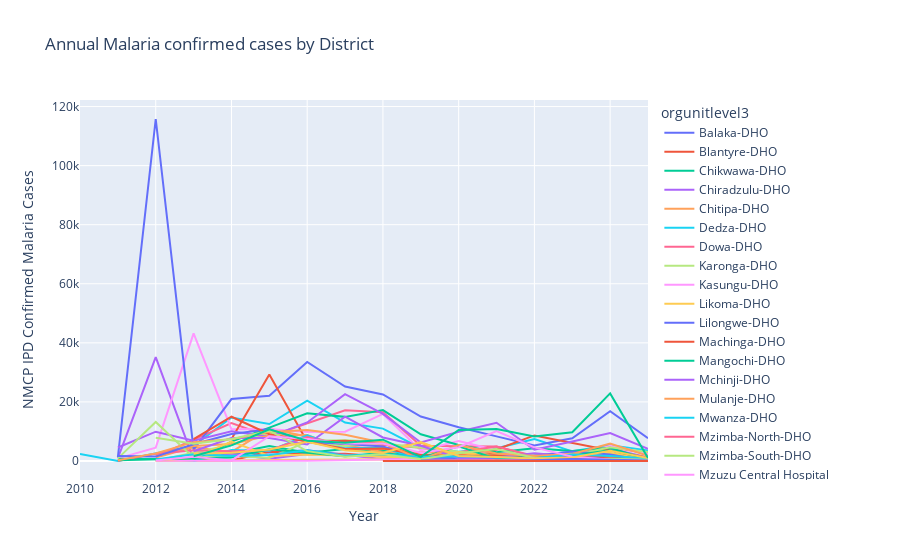

The code cell stored with this chart in its notebook:
### Code cell
import plotly.express as px

fig = px.line(district_yearly, x='Year', y='NMCP IPD Confirmed Malaria Cases', color='orgunitlevel3',
              title='Annual Malaria confirmed cases by District')
fig.show()

### Figure 1 — Plotly figure (JSON) as saved in the notebook; plotly's stock layout.template omitted (floating-point values rounded to 4 significant figures)
{"data": [{"hovertemplate": "orgunitlevel3=Balaka-DHO<br>Year=%{x}<br>NMCP IPD Confirmed Malaria Cases=%{y}<extra></extra>", "legendgroup": "Balaka-DHO", "line": {"color": "#636efa", "dash": "solid"}, "marker": {"symbol": "circle"}, "mode": "lines", "name": "Balaka-DHO", "orientation": "v", "showlegend": true, "type": "scatter", "x": [2013, 2014, 2015, 2016, 2017, 2018, 2019, 2020, 2021, 2022, 2023, 2024, 2025], "xaxis": "x", "y": [2606.0, 2568.0, 2876.0, 3622.0, 2146.0, 1970.0, 1992.0, 1326.0, 1112.0, 392.0, 794.0, 1288.0, 418.0], "yaxis": "y"}, {"hovertemplate": "orgunitlevel3=Blantyre-DHO<br>Year=%{x}<br>NMCP IPD Confirmed Malaria Cases=%{y}<extra></extra>", "legendgroup": "Blantyre-DHO", "line": {"color": "#EF553B", "dash": "solid"}, "marker": {"symbol": "circle"}, "mode": "lines", "name": "Blantyre-DHO", "orientation": "v", "showlegend": true, "type": "scatter", "x": [2013, 2014, 2015, 2016, 2017, 2018, 2019, 2020, 2021, 2022, 2023, 2024, 2025], "xaxis": "x", "y": [182.0, 182.0, 3174.0, 2278.0, 2430.0, 1544.0, 1692.0, 2200.0, 2748.0, 852.0, 1422.0, 1196.0, 472.0], "yaxis": "y"}, {"hovertemplate": "orgunitlevel3=Chikwawa-DHO<br>Year=%{x}<br>NMCP IPD Confirmed Malaria Cases=%{y}<extra></extra>", "legendgroup": "Chikwawa-DHO", "line": {"color": "#00cc96", "dash": "solid"}, "marker": {"symbol": "circle"}, "mode": "lines", "name": "Chikwawa-DHO", "orientation": "v", "showlegend": true, "type": "scatter", "x": [2013, 2014, 2015, 2016, 2017, 2018, 2019, 2020, 2021, 2022, 2023, 2024, 2025], "xaxis": "x", "y": [16.0, 2642.0, 5100.0, 2768.0, 4066.0, 3496.0, 1502.0, 1356.0, 1784.0, 374.0, 622.0, 710.0, 736.0], "yaxis": "y"}, {"hovertemplate": "orgunitlevel3=Chiradzulu-DHO<br>Year=%{x}<br>NMCP IPD Confirmed Malaria Cases=%{y}<extra></extra>", "legendgroup": "Chiradzulu-DHO", "line": {"color": "#ab63fa", "dash": "solid"}, "marker": {"symbol": "circle"}, "mode": "lines", "name": "Chiradzulu-DHO", "orientation": "v", "showlegend": true, "type": "scatter", "x": [2011, 2012, 2013, 2014, 2015, 2016, 2017, 2018, 2019, 2020, 2021, 2022, 2023, 2024, 2025], "xaxis": "x", "y": [958.0, 35160.0, 432.0, 2346.0, 794.0, 2402.0, 2086.0, 602.0, 1608.0, 1334.0, 1316.0, 452.0, 1728.0, 4214.0, 1134.0], "yaxis": "y"}, {"hovertemplate": "orgunitlevel3=Chitipa-DHO<br>Year=%{x}<br>NMCP IPD Confirmed Malaria Cases=%{y}<extra></extra>", "legendgroup": "Chitipa-DHO", "line": {"color": "#FFA15A", "dash": "solid"}, "marker": {"symbol": "circle"}, "mode": "lines", "name": "Chitipa-DHO", "orientation": "v", "showlegend": true, "type": "scatter", "x": [2012, 2013, 2014, 2015, 2016, 2017, 2018, 2019, 2020, 2021, 2022, 2023, 2024, 2025], "xaxis": "x", "y": [1178.0, 4630.0, 3080.0, 10930.0, 8280.0, 5354.0, 3062.0, 2984.0, 2606.0, 2008.0, 770.0, 1680.0, 1492.0, 1040.0], "yaxis": "y"}, {"hovertemplate": "orgunitlevel3=Dedza-DHO<br>Year=%{x}<br>NMCP IPD Confirmed Malaria Cases=%{y}<extra></extra>", "legendgroup": "Dedza-DHO", "line": {"color": "#19d3f3", "dash": "solid"}, "marker": {"symbol": "circle"}, "mode": "lines", "name": "Dedza-DHO", "orientation": "v", "showlegend": true, "type": "scatter", "x": [2010, 2011, 2013, 2014, 2015, 2016, 2017, 2018, 2019, 2020, 2021, 2022, 2023, 2024, 2025], "xaxis": "x", "y": [2416.0, 0.0, 5174.0, 14720.0, 12530.0, 20400.0, 13000.0, 10970.0, 4322.0, 3126.0, 4298.0, 7458.0, 3272.0, 5290.0, 3570.0], "yaxis": "y"}, {"hovertemplate": "orgunitlevel3=Dowa-DHO<br>Year=%{x}<br>NMCP IPD Confirmed Malaria Cases=%{y}<extra></extra>", "legendgroup": "Dowa-DHO", "line": {"color": "#FF6692", "dash": "solid"}, "marker": {"symbol": "circle"}, "mode": "lines", "name": "Dowa-DHO", "orientation": "v", "showlegend": true, "type": "scatter", "x": [2012, 2013, 2014, 2015, 2016, 2017, 2018, 2019, 2020, 2021, 2022, 2023, 2024, 2025], "xaxis": "x", "y": [1564.0, 7168.0, 12830.0, 8280.0, 12810.0, 17140.0, 16490.0, 5126.0, 4986.0, 4884.0, 1460.0, 1660.0, 4708.0, 2552.0], "yaxis": "y"}, {"hovertemplate": "orgunitlevel3=Karonga-DHO<br>Year=%{x}<br>NMCP IPD Confirmed Malaria Cases=%{y}<extra></extra>", "legendgroup": "Karonga-DHO", "line": {"color": "#B6E880", "dash": "solid"}, "marker": {"symbol": "circle"}, "mode": "lines", "name": "Karonga-DHO", "orientation": "v", "showlegend": true, "type": "scatter", "x": [2012, 2013, 2014, 2015, 2016, 2017, 2018, 2019, 2020, 2021, 2022, 2023, 2024, 2025], "xaxis": "x", "y": [54.0, 2796.0, 5532.0, 9634.0, 6876.0, 7048.0, 6502.0, 1024.0, 1050.0, 2234.0, 1910.0, 3072.0, 3580.0, 1130.0], "yaxis": "y"}, {"hovertemplate": "orgunitlevel3=Kasungu-DHO<br>Year=%{x}<br>NMCP IPD Confirmed Malaria Cases=%{y}<extra></extra>", "legendgroup": "Kasungu-DHO", "line": {"color": "#FF97FF", "dash": "solid"}, "marker": {"symbol": "circle"}, "mode": "lines", "name": "Kasungu-DHO", "orientation": "v", "showlegend": true, "type": "scatter", "x": [2011, 2012, 2013, 2014, 2015, 2016, 2017, 2018, 2019, 2020, 2021, 2022, 2023, 2024, 2025], "xaxis": "x", "y": [890.0, 4534.0, 43210.0, 10780.0, 10790.0, 9856.0, 9912.0, 15940.0, 3550.0, 6720.0, 3626.0, 1134.0, 1494.0, 5146.0, 2620.0], "yaxis": "y"}, {"hovertemplate": "orgunitlevel3=Likoma-DHO<br>Year=%{x}<br>NMCP IPD Confirmed Malaria Cases=%{y}<extra></extra>", "legendgroup": "Likoma-DHO", "line": {"color": "#FECB52", "dash": "solid"}, "marker": {"symbol": "circle"}, "mode": "lines", "name": "Likoma-DHO", "orientation": "v", "showlegend": true, "type": "scatter", "x": [2012, 2013, 2014, 2015, 2016, 2017, 2018, 2019, 2020, 2021, 2022, 2023, 2024, 2025], "xaxis": "x", "y": [24.0, 50.0, 116.0, 182.0, 384.0, 526.0, 552.0, 8.0, 54.0, 100.0, 18.0, 14.0, 106.0, 16.0], "yaxis": "y"}, {"hovertemplate": "orgunitlevel3=Lilongwe-DHO<br>Year=%{x}<br>NMCP IPD Confirmed Malaria Cases=%{y}<extra></extra>", "legendgroup": "Lilongwe-DHO", "line": {"color": "#636efa", "dash": "solid"}, "marker": {"symbol": "circle"}, "mode": "lines", "name": "Lilongwe-DHO", "orientation": "v", "showlegend": true, "type": "scatter", "x": [2011, 2012, 2013, 2014, 2015, 2016, 2017, 2018, 2019, 2020, 2021, 2022, 2023, 2024, 2025], "xaxis": "x", "y": [1308.0, 115800.0, 3840.0, 20980.0, 22120.0, 33560.0, 25210.0, 22520.0, 15070.0, 11430.0, 8346.0, 5262.0, 7678.0, 16840.0, 7704.0], "yaxis": "y"}, {"hovertemplate": "orgunitlevel3=Machinga-DHO<br>Year=%{x}<br>NMCP IPD Confirmed Malaria Cases=%{y}<extra></extra>", "legendgroup": "Machinga-DHO", "line": {"color": "#EF553B", "dash": "solid"}, "marker": {"symbol": "circle"}, "mode": "lines", "name": "Machinga-DHO", "orientation": "v", "showlegend": true, "type": "scatter", "x": [2014, 2015, 2016, 2017, 2018, 2019, 2020, 2021, 2022, 2023, 2024, 2025], "xaxis": "x", "y": [7410.0, 29300.0, 6536.0, 6846.0, 6074.0, 966.0, 2372.0, 3880.0, 8662.0, 6158.0, 3496.0, 1124.0], "yaxis": "y"}, {"hovertemplate": "orgunitlevel3=Mangochi-DHO<br>Year=%{x}<br>NMCP IPD Confirmed Malaria Cases=%{y}<extra></extra>", "legendgroup": "Mangochi-DHO", "line": {"color": "#00cc96", "dash": "solid"}, "marker": {"symbol": "circle"}, "mode": "lines", "name": "Mangochi-DHO", "orientation": "v", "showlegend": true, "type": "scatter", "x": [2011, 2012, 2013, 2014, 2015, 2016, 2017, 2018, 2019, 2020, 2021, 2022, 2023, 2024, 2025], "xaxis": "x", "y": [804.0, 702.0, 150.0, 6578.0, 11300.0, 16180.0, 14940.0, 17240.0, 9032.0, 5394.0, 2932.0, 4308.0, 3350.0, 4446.0, 432.0], "yaxis": "y"}, {"hovertemplate": "orgunitlevel3=Mchinji-DHO<br>Year=%{x}<br>NMCP IPD Confirmed Malaria Cases=%{y}<extra></extra>", "legendgroup": "Mchinji-DHO", "line": {"color": "#ab63fa", "dash": "solid"}, "marker": {"symbol": "circle"}, "mode": "lines", "name": "Mchinji-DHO", "orientation": "v", "showlegend": true, "type": "scatter", "x": [2011, 2012, 2013, 2014, 2015, 2016, 2017, 2018, 2019, 2020, 2021, 2022, 2023, 2024, 2025], "xaxis": "x", "y": [4562.0, 9928.0, 6890.0, 10100.0, 8178.0, 13050.0, 22620.0, 15970.0, 6276.0, 9872.0, 12940.0, 3792.0, 6634.0, 9462.0, 4096.0], "yaxis": "y"}, {"hovertemplate": "orgunitlevel3=Mulanje-DHO<br>Year=%{x}<br>NMCP IPD Confirmed Malaria Cases=%{y}<extra></extra>", "legendgroup": "Mulanje-DHO", "line": {"color": "#FFA15A", "dash": "solid"}, "marker": {"symbol": "circle"}, "mode": "lines", "name": "Mulanje-DHO", "orientation": "v", "showlegend": true, "type": "scatter", "x": [2012, 2013, 2014, 2015, 2016, 2017, 2018, 2019, 2020, 2021, 2022, 2023, 2024, 2025], "xaxis": "x", "y": [2004.0, 5060.0, 5732.0, 8608.0, 8844.0, 3988.0, 4062.0, 6178.0, 1982.0, 1266.0, 418.0, 500.0, 2642.0, 884.0], "yaxis": "y"}, {"hovertemplate": "orgunitlevel3=Mwanza-DHO<br>Year=%{x}<br>NMCP IPD Confirmed Malaria Cases=%{y}<extra></extra>", "legendgroup": "Mwanza-DHO", "line": {"color": "#19d3f3", "dash": "solid"}, "marker": {"symbol": "circle"}, "mode": "lines", "name": "Mwanza-DHO", "orientation": "v", "showlegend": true, "type": "scatter", "x": [2013, 2014, 2015, 2016, 2017, 2018, 2019, 2020, 2021, 2022, 2023, 2024, 2025], "xaxis": "x", "y": [0.0, 3726.0, 3418.0, 8670.0, 4282.0, 4588.0, 516.0, 1002.0, 1044.0, 166.0, 442.0, 130.0, 200.0], "yaxis": "y"}, {"hovertemplate": "orgunitlevel3=Mzimba-North-DHO<br>Year=%{x}<br>NMCP IPD Confirmed Malaria Cases=%{y}<extra></extra>", "legendgroup": "Mzimba-North-DHO", "line": {"color": "#FF6692", "dash": "solid"}, "marker": {"symbol": "circle"}, "mode": "lines", "name": "Mzimba-North-DHO", "orientation": "v", "showlegend": true, "type": "scatter", "x": [2011, 2012, 2013, 2014, 2015, 2016, 2017, 2018, 2019, 2020, 2021, 2022, 2023, 2024, 2025], "xaxis": "x", "y": [26.0, 2494.0, 3634.0, 3296.0, 3626.0, 8142.0, 5146.0, 5476.0, 4466.0, 2954.0, 4936.0, 1742.0, 1710.0, 1816.0, 794.0], "yaxis": "y"}, {"hovertemplate": "orgunitlevel3=Mzimba-South-DHO<br>Year=%{x}<br>NMCP IPD Confirmed Malaria Cases=%{y}<extra></extra>", "legendgroup": "Mzimba-South-DHO", "line": {"color": "#B6E880", "dash": "solid"}, "marker": {"symbol": "circle"}, "mode": "lines", "name": "Mzimba-South-DHO", "orientation": "v", "showlegend": true, "type": "scatter", "x": [2011, 2012, 2013, 2014, 2015, 2016, 2017, 2018, 2019, 2020, 2021, 2022, 2023, 2024, 2025], "xaxis": "x", "y": [880.0, 13230.0, 1136.0, 1788.0, 1020.0, 6544.0, 5084.0, 6012.0, 4508.0, 3078.0, 1798.0, 2192.0, 1836.0, 4674.0, 3050.0], "yaxis": "y"}, {"hovertemplate": "orgunitlevel3=Mzuzu Central Hospital<br>Year=%{x}<br>NMCP IPD Confirmed Malaria Cases=%{y}<extra></extra>", "legendgroup": "Mzuzu Central Hospital", "line": {"color": "#FF97FF", "dash": "solid"}, "marker": {"symbol": "circle"}, "mode": "lines", "name": "Mzuzu Central Hospital", "orientation": "v", "showlegend": true, "type": "scatter", "x": [2012, 2016, 2020, 2021, 2022, 2023, 2024, 2025], "xaxis": "x", "y": [79.0, 48.0, 940.0, 808.0, 790.0, 18.0, 18.0, 90.0], "yaxis": "y"}, {"hovertemplate": "orgunitlevel3=Neno-DHO<br>Year=%{x}<br>NMCP IPD Confirmed Malaria Cases=%{y}<extra></extra>", "legendgroup": "Neno-DHO", "line": {"color": "#FECB52", "dash": "solid"}, "marker": {"symbol": "circle"}, "mode": "lines", "name": "Neno-DHO", "orientation": "v", "showlegend": true, "type": "scatter", "x": [2012, 2013, 2014, 2015, 2016, 2017, 2018, 2019, 2020, 2021, 2022, 2023, 2024, 2025], "xaxis": "x", "y": [228.0, 956.0, 6578.0, 1694.0, 2232.0, 1910.0, 1612.0, 1112.0, 2950.0, 1458.0, 1266.0, 2280.0, 2722.0, 508.0], "yaxis": "y"}, {"hovertemplate": "orgunitlevel3=Nkhata-Bay-DHO<br>Year=%{x}<br>NMCP IPD Confirmed Malaria Cases=%{y}<extra></extra>", "legendgroup": "Nkhata-Bay-DHO", "line": {"color": "#636efa", "dash": "solid"}, "marker": {"symbol": "circle"}, "mode": "lines", "name": "Nkhata-Bay-DHO", "orientation": "v", "showlegend": true, "type": "scatter", "x": [2011, 2012, 2013, 2014, 2015, 2016, 2017, 2018, 2019, 2020, 2021, 2022, 2023, 2024, 2025], "xaxis": "x", "y": [1658.0, 1492.0, 5658.0, 9126.0, 10780.0, 6410.0, 5828.0, 4942.0, 1088.0, 1118.0, 910.0, 1764.0, 3190.0, 2182.0, 18.0], "yaxis": "y"}, {"hovertemplate": "orgunitlevel3=Nkhotakota-DHO<br>Year=%{x}<br>NMCP IPD Confirmed Malaria Cases=%{y}<extra></extra>", "legendgroup": "Nkhotakota-DHO", "line": {"color": "#EF553B", "dash": "solid"}, "marker": {"symbol": "circle"}, "mode": "lines", "name": "Nkhotakota-DHO", "orientation": "v", "showlegend": true, "type": "scatter", "x": [2013, 2014, 2015, 2016, 2017, 2018, 2019, 2020, 2021, 2022, 2023, 2024, 2025], "xaxis": "x", "y": [7402.0, 14990.0, 9068.0, 6578.0, 4044.0, 4204.0, 2078.0, 1642.0, 1920.0, 966.0, 902.0, 1534.0, 288.0], "yaxis": "y"}, {"hovertemplate": "orgunitlevel3=Nsanje-DHO<br>Year=%{x}<br>NMCP IPD Confirmed Malaria Cases=%{y}<extra></extra>", "legendgroup": "Nsanje-DHO", "line": {"color": "#00cc96", "dash": "solid"}, "marker": {"symbol": "circle"}, "mode": "lines", "name": "Nsanje-DHO", "orientation": "v", "showlegend": true, "type": "scatter", "x": [2011, 2012, 2013, 2014, 2015, 2016, 2017, 2018, 2019, 2020, 2021, 2022, 2023, 2024, 2025], "xaxis": "x", "y": [218.0, 524.0, 898.0, 1190.0, 3962.0, 2810.0, 1640.0, 2766.0, 1034.0, 4982.0, 686.0, 1500.0, 1842.0, 3658.0, 722.0], "yaxis": "y"}, {"hovertemplate": "orgunitlevel3=Ntcheu-DHO<br>Year=%{x}<br>NMCP IPD Confirmed Malaria Cases=%{y}<extra></extra>", "legendgroup": "Ntcheu-DHO", "line": {"color": "#ab63fa", "dash": "solid"}, "marker": {"symbol": "circle"}, "mode": "lines", "name": "Ntcheu-DHO", "orientation": "v", "showlegend": true, "type": "scatter", "x": [2013, 2014, 2015, 2016, 2017, 2018, 2019, 2020, 2021, 2022, 2023, 2024, 2025], "xaxis": "x", "y": [3280.0, 7808.0, 7780.0, 5598.0, 15020.0, 7960.0, 5134.0, 904.0, 1198.0, 2586.0, 1506.0, 490.0, 1198.0], "yaxis": "y"}, {"hovertemplate": "orgunitlevel3=Ntchisi-DHO<br>Year=%{x}<br>NMCP IPD Confirmed Malaria Cases=%{y}<extra></extra>", "legendgroup": "Ntchisi-DHO", "line": {"color": "#FFA15A", "dash": "solid"}, "marker": {"symbol": "circle"}, "mode": "lines", "name": "Ntchisi-DHO", "orientation": "v", "showlegend": true, "type": "scatter", "x": [2011, 2012, 2013, 2014, 2015, 2016, 2017, 2018, 2019, 2020, 2021, 2022, 2023, 2024, 2025], "xaxis": "x", "y": [254.0, 2578.0, 6380.0, 7400.0, 9854.0, 10490.0, 8910.0, 6168.0, 414.0, 5364.0, 2540.0, 1686.0, 2408.0, 5934.0, 1732.0], "yaxis": "y"}, {"hovertemplate": "orgunitlevel3=Phalombe-DHO<br>Year=%{x}<br>NMCP IPD Confirmed Malaria Cases=%{y}<extra></extra>", "legendgroup": "Phalombe-DHO", "line": {"color": "#19d3f3", "dash": "solid"}, "marker": {"symbol": "circle"}, "mode": "lines", "name": "Phalombe-DHO", "orientation": "v", "showlegend": true, "type": "scatter", "x": [2012, 2013, 2014, 2015, 2016, 2017, 2018, 2019, 2020, 2021, 2022, 2023, 2024, 2025], "xaxis": "x", "y": [542.0, 2310.0, 1728.0, 2048.0, 3598.0, 1782.0, 2268.0, 1372.0, 1628.0, 1262.0, 932.0, 2212.0, 1658.0, 820.0], "yaxis": "y"}, {"hovertemplate": "orgunitlevel3=Queen Elizabeth Central Hospital<br>Year=%{x}<br>NMCP IPD Confirmed Malaria Cases=%{y}<extra></extra>", "legendgroup": "Queen Elizabeth Central Hospital", "line": {"color": "#FF6692", "dash": "solid"}, "marker": {"symbol": "circle"}, "mode": "lines", "name": "Queen Elizabeth Central Hospital", "orientation": "v", "showlegend": true, "type": "scatter", "x": [2019, 2023], "xaxis": "x", "y": [223.0, 329.0], "yaxis": "y"}, {"hovertemplate": "orgunitlevel3=Rumphi-DHO<br>Year=%{x}<br>NMCP IPD Confirmed Malaria Cases=%{y}<extra></extra>", "legendgroup": "Rumphi-DHO", "line": {"color": "#B6E880", "dash": "solid"}, "marker": {"symbol": "circle"}, "mode": "lines", "name": "Rumphi-DHO", "orientation": "v", "showlegend": true, "type": "scatter", "x": [2012, 2013, 2014, 2015, 2016, 2017, 2018, 2019, 2020, 2021, 2022, 2023, 2024, 2025], "xaxis": "x", "y": [7896.0, 5810.0, 7428.0, 10260.0, 3332.0, 1430.0, 2250.0, 620.0, 2622.0, 4080.0, 1026.0, 212.0, 736.0, 386.0], "yaxis": "y"}, {"hovertemplate": "orgunitlevel3=Salima-DHO<br>Year=%{x}<br>NMCP IPD Confirmed Malaria Cases=%{y}<extra></extra>", "legendgroup": "Salima-DHO", "line": {"color": "#FF97FF", "dash": "solid"}, "marker": {"symbol": "circle"}, "mode": "lines", "name": "Salima-DHO", "orientation": "v", "showlegend": true, "type": "scatter", "x": [2012, 2013, 2014, 2015, 2016, 2017, 2018, 2019, 2020, 2021, 2022, 2023, 2024, 2025], "xaxis": "x", "y": [130.0, 1402.0, 188.0, 8380.0, 7466.0, 5962.0, 5940.0, 2788.0, 4656.0, 10150.0, 4602.0, 1418.0, 436.0, 34.0], "yaxis": "y"}, {"hovertemplate": "orgunitlevel3=Thyolo-DHO<br>Year=%{x}<br>NMCP IPD Confirmed Malaria Cases=%{y}<extra></extra>", "legendgroup": "Thyolo-DHO", "line": {"color": "#FECB52", "dash": "solid"}, "marker": {"symbol": "circle"}, "mode": "lines", "name": "Thyolo-DHO", "orientation": "v", "showlegend": true, "type": "scatter", "x": [2013, 2014, 2015, 2016, 2017, 2018, 2019, 2020, 2021, 2022, 2023, 2024, 2025], "xaxis": "x", "y": [2494.0, 2758.0, 3876.0, 6514.0, 3632.0, 2696.0, 6452.0, 1710.0, 1392.0, 886.0, 1154.0, 3496.0, 1022.0], "yaxis": "y"}, {"hovertemplate": "orgunitlevel3=Zomba Central Hospital<br>Year=%{x}<br>NMCP IPD Confirmed Malaria Cases=%{y}<extra></extra>", "legendgroup": "Zomba Central Hospital", "line": {"color": "#636efa", "dash": "solid"}, "marker": {"symbol": "circle"}, "mode": "lines", "name": "Zomba Central Hospital", "orientation": "v", "showlegend": true, "type": "scatter", "x": [2019, 2021, 2022, 2023, 2024, 2025], "xaxis": "x", "y": [138.0, 0.0, 241.0, 665.0, 397.0, 193.0], "yaxis": "y"}, {"hovertemplate": "orgunitlevel3=Zomba Mental Hospital<br>Year=%{x}<br>NMCP IPD Confirmed Malaria Cases=%{y}<extra></extra>", "legendgroup": "Zomba Mental Hospital", "line": {"color": "#EF553B", "dash": "solid"}, "marker": {"symbol": "circle"}, "mode": "lines", "name": "Zomba Mental Hospital", "orientation": "v", "showlegend": true, "type": "scatter", "x": [2018, 2019, 2020, 2021, 2022, 2023, 2024, 2025], "xaxis": "x", "y": [2.0, 0.0, 0.0, 0.0, 0.0, 0.0, 0.0, 0.0], "yaxis": "y"}, {"hovertemplate": "orgunitlevel3=Zomba-DHO<br>Year=%{x}<br>NMCP IPD Confirmed Malaria Cases=%{y}<extra></extra>", "legendgroup": "Zomba-DHO", "line": {"color": "#00cc96", "dash": "solid"}, "marker": {"symbol": "circle"}, "mode": "lines", "name": "Zomba-DHO", "orientation": "v", "showlegend": true, "type": "scatter", "x": [2013, 2014, 2015, 2016, 2017, 2018, 2019, 2020, 2021, 2022, 2023, 2024, 2025], "xaxis": "x", "y": [1620.0, 5290.0, 10720.0, 6846.0, 6202.0, 7214.0, 1412.0, 10530.0, 10810.0, 8304.0, 9720.0, 22880.0, 1026.0], "yaxis": "y"}], "layout": {"legend": {"title": {"text": "orgunitlevel3"}, "tracegroupgap": 0}, "title": {"text": "Annual Malaria confirmed cases by District"}, "xaxis": {"anchor": "y", "domain": [0, 1], "title": {"text": "Year"}}, "yaxis": {"anchor": "x", "domain": [0, 1], "title": {"text": "NMCP IPD Confirmed Malaria Cases"}}}}
